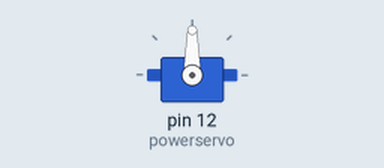
Recording of a sketch running on a simulated Arduino Uno, built with avr-gcc and run on an emulated ATmega328P. On the bench: servo. What the sketch prints to the serial monitor is not drawn. At 3.5 s the program stops and its outputs stay as they are.

Above: at 0.1 s.
At 3.1 s:
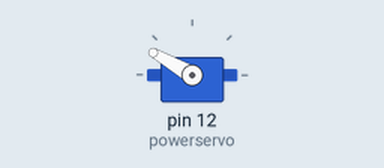
Timing chart, 0 to 4.6 s (numbered marks = the images above):
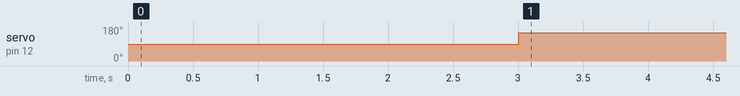

The sketch:

kkk.ino
```cpp
#include <Servo.h>
int id=99;
int soundSensor = 2;
int numOfPeople = 0;
#include <SoftwareSerial.h>

SoftwareSerial sw(2, 3); // RX, TX


Servo powerservo;
Servo waterservo1;
Servo waterservo2;
//Servo riceOpenServo;


int pos = 0;


void setup() {
  // put your setup code here, to run once:
  //riceOpenServo.attach(8);
  //riceCloseServo.attach(9);
  powerservo.attach(12);
  //waterservo1.attach(2);
  //waterservo2.attach(4);
  pinMode(soundSensor, INPUT);

  Serial.begin(115200);
  Serial.println("Interfacfing arduino with nodemcu");
  sw.begin(115200);
}

void loop() {
  // put your main code here, to run repeatedly:
// int sensorData=digitalRead(soundSensor);
// if (sensorData == 1){
//   //numOfPeople ++;
//   Serial.println("HIGH");
// }
// else{
//   Serial.println("LOW");
//   if (numOfPeople != 0){

     Serial.println("Sending data to nodemcu");
     int adc=analogRead(A0);
     Serial.print("{\"sensorid\":");
     Serial.print(id);//sensor id
     Serial.print(",");
     Serial.print("\"adcValue\":");
     Serial.print(adc);//offset
     Serial.print("}");
     Serial.println();

     sw.print("{\"sensorid\":");
     sw.print(id);//sensor id
     sw.print(",");
     sw.print("\"adcValue\":");
     sw.print(adc);//offset
     sw.print("}");
     sw.println();

    //  //pour water
      //waterservo1.write(150);
      //waterservo2.write(75);
      //delay(10000);

      //stop pouring water
      //waterservo1.write(60);
      //waterservo2.write(0);
      //delay(2000);

      //pour rice
      //riceOpenServo.write(80);
      //riceCloseServo.write(40);
      //delay(10000);

      //stop pouring rice
      //riceOpenServo.write(40);
      //riceCloseServo.write(90);
      //delay(2000);

      //start cooking
      //powerservo.write(110);

      delay(3000);
      powerservo.write(150);


      delay(500);

  exit(0);
}
```

Measured:
- by itself, servo on pin 12 (powerservo): 90° → 150° at 3.0 s
